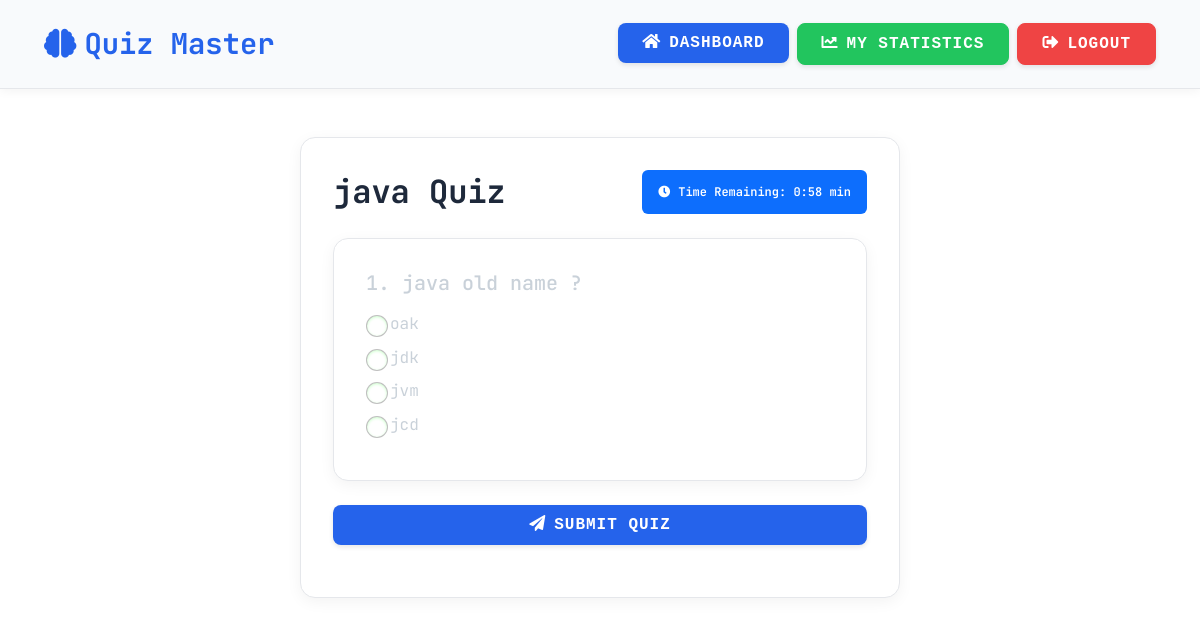
/attempt_quiz/4 (signed in), run on the app's committed database.
### models.py (models this page shows)
class Chapter(db.Model):
    id = db.Column(db.Integer, primary_key=True)
    subject_id = db.Column(db.Integer, db.ForeignKey('subject.id'))
    name = db.Column(db.String(200), nullable=False)

class Question(db.Model):
    id = db.Column(db.Integer, primary_key=True)
    quiz_id = db.Column(db.Integer, db.ForeignKey('quiz.id'))
    question_statement = db.Column(db.Text, nullable=False)
    option1 = db.Column(db.String(200), nullable=False)
    option2 = db.Column(db.String(200), nullable=False)
    option3 = db.Column(db.String(200), nullable=False)
    option4 = db.Column(db.String(200), nullable=False)
    correct_option = db.Column(db.String(200), nullable=False)

### app.py (the view, shortened to what this page needs)
@app.route('/attempt_quiz/<int:quiz_id>', methods=['GET', 'POST'])
def attempt_quiz(quiz_id):
    if 'user_id' not in session:
        return redirect('/login')
    quiz = Quiz.query.get(quiz_id)
    questions = Question.query.filter_by(quiz_id=quiz_id).all()
    existing_score = Score.query.filter_by(quiz_id=quiz_id, user_id=session['user_id']).first()
    if existing_score:
        return render_template('quiz_completed.html', quiz=quiz)
    return render_template('attempt_quiz.html', quiz=quiz, questions=questions)

### templates/attempt_quiz.html (shortened to what this page needs)
{% extends 'base.html' %}
{% block content %}
<div class="container">
    <div class="card">
        <div class="card-body">
            <div class="d-flex justify-content-between align-items-center mb-4">
                <h2 class="mb-0">{{ quiz.chapter.name }} Quiz</h2>
                <div class="timer-container">
                    <div class="badge bg-primary p-3">
                        <i class="fas fa-clock me-2"></i>Time Remaining:
                        <span id="timer">{{ quiz.time_duration }} min</span>
                    </div>
                </div>
            </div>
            <form id="quizForm" method="POST" action="{{ url_for('attempt_quiz', quiz_id=quiz.id) }}">
                {% for question in questions %}
                <div class="card mb-4">
                    <div class="card-body">
                        <h5 class="card-title mb-3">{{ loop.index }}. {{ question.question_statement }}</h5>
                        <div class="options">
                            <div class="form-check mb-2">
                                <input class="form-check-input" type="radio" name="question_{{ question.id }}"
                                       id="q{{ question.id }}_1" value="1" required>
                                <label class="form-check-label" for="q{{ question.id }}_1">
                                    {{ question.option1 }}
                                </label>
                            </div>
                            <div class="form-check mb-2">
                                <input class="form-check-input" type="radio" name="question_{{ question.id }}"
                                       id="q{{ question.id }}_2" value="2">
                                <label class="form-check-label" for="q{{ question.id }}_2">
                                    {{ question.option2 }}
                                </label>
                            </div>
                            <div class="form-check mb-2">
                                <input class="form-check-input" type="radio" name="question_{{ question.id }}"
                                       id="q{{ question.id }}_3" value="3">
                                <label class="form-check-label" for="q{{ question.id }}_3">
                                    {{ question.option3 }}
                                </label>
                            </div>
                            <div class="form-check mb-2">
                                <input class="form-check-input" type="radio" name="question_{{ question.id }}"
                                       id="q{{ question.id }}_4" value="4">
                                <label class="form-check-label" for="q{{ question.id }}_4">
                                    {{ question.option4 }}
                                </label>
                            </div>
                        </div>
                    </div>
                </div>
                {% endfor %}
                <div class="d-grid gap-2">
                    <button type="submit" class="btn btn-primary btn-lg">
                        <i class="fas fa-paper-plane me-2"></i>Submit Quiz
                    </button>
                </div>
            </form>
        </div>
    </div>
</div>
{% endblock %}

### static/style.css (style rules this page uses)
body { background: #0d1117; font-family: 'Courier New', monospace; color: #c9d1d9; margin: 0; padding: 0; }
.card { max-width: 600px; margin: auto; background: #161b22; border-radius: 10px; box-shadow: 0 4px 15px rgba(0, 255, 0, 0.2); overflow: hidden; transition: transform 0.3s ease, box-shadow 0.3s ease; color: #c9d1d9; }
.btn { border-radius: 30px; padding: 10px 20px; font-size: 1rem; transition: background-color 0.3s ease, transform 0.2s ease; font-family: 'Courier New', monospace; }
.btn-primary { background-color: #0d6efd; color: #ffffff; border: none; }
form { margin: 20px 0; }
form input, form textarea, form select { width: 100%; padding: 10px; margin: 10px 0; border: 1px solid #30363d; border-radius: 5px; background: #161b22; color: #c9d1d9; box-shadow: inset 0 1px 3px rgba(0, 255, 0, 0.2); }
form button { background-color: #0d6efd; color: white; border: none; padding: 10px 20px; border-radius: 5px; cursor: pointer; transition: background-color 0.3s ease; }

### templates/base.html (style rules this page uses)
:root { --primary-color: #2563eb; --secondary-color: #f8fafc; --text-color: #1e293b; --accent-color: #e2e8f0; --danger-color: #ef4444; --success-color: #22c55e; --warning-color: #f59e0b; --info-color: #3b82f6; --border-color: #e5e7eb; --hover-bg: #f1f5f9; }
body { background-color: #ffffff; color: var(--text-color); font-family: 'JetBrains Mono', monospace; line-height: 1.6; }
.btn { border-radius: 8px; padding: 0.5rem 1.5rem; font-weight: 600; transition: all 0.3s ease; text-transform: uppercase; letter-spacing: 1px; box-shadow: 0 2px 5px rgba(0, 0, 0, 0.1); }
.btn-primary { background-color: var(--primary-color); border-color: var(--primary-color); color: white; }
.card { background-color: white; border: 1px solid var(--border-color); border-radius: 15px; box-shadow: 0 4px 15px rgba(0, 0, 0, 0.05); transition: all 0.3s ease; margin-bottom: 2rem; }
.card-body { padding: 2rem; }
h2, h3 { font-family: 'JetBrains Mono', monospace; color: var(--text-color); font-weight: 700; margin-bottom: 1.5rem; }
.container { animation: fadeIn 0.5s ease-out; margin-bottom: 2rem; }
.badge { padding: 0.5em 1em; border-radius: 6px; font-weight: 600; }

### data on the page
Chapter: chapter.name "java"
Question: question_statement "java old name ?", option1 "oak", option2 "jdk", option3 "jvm", option4 "jcd"
